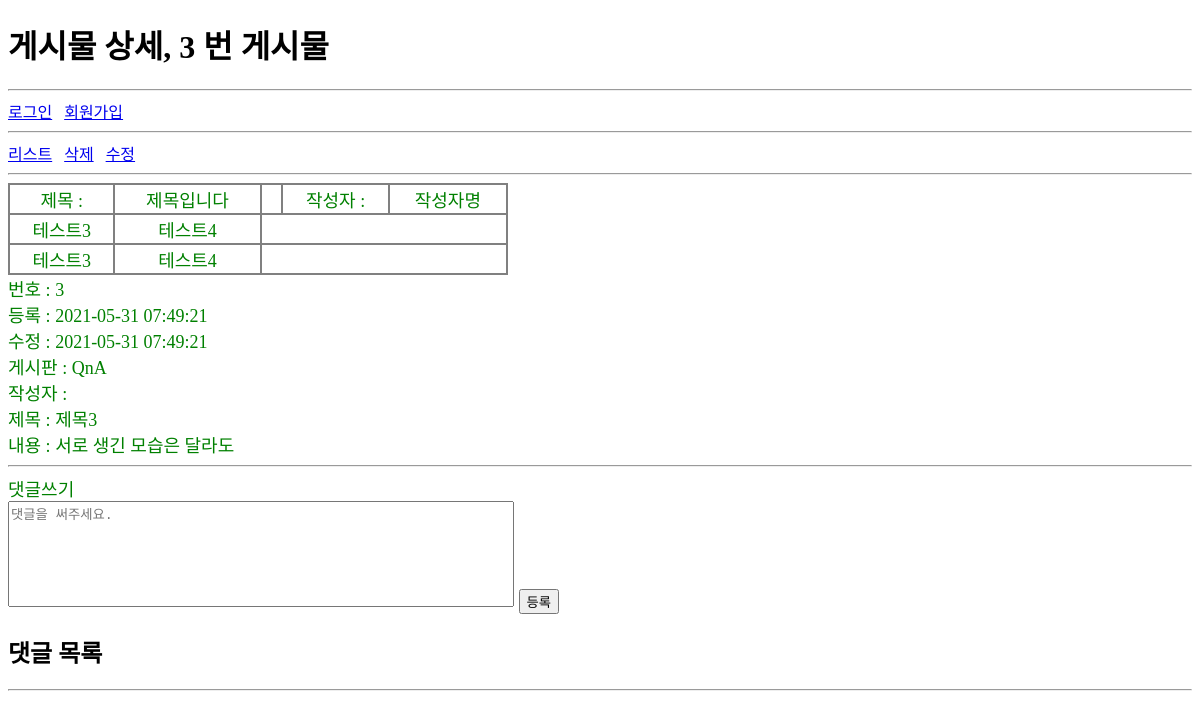
Before: /usr/article/detail.php?id=3 with the older database file.
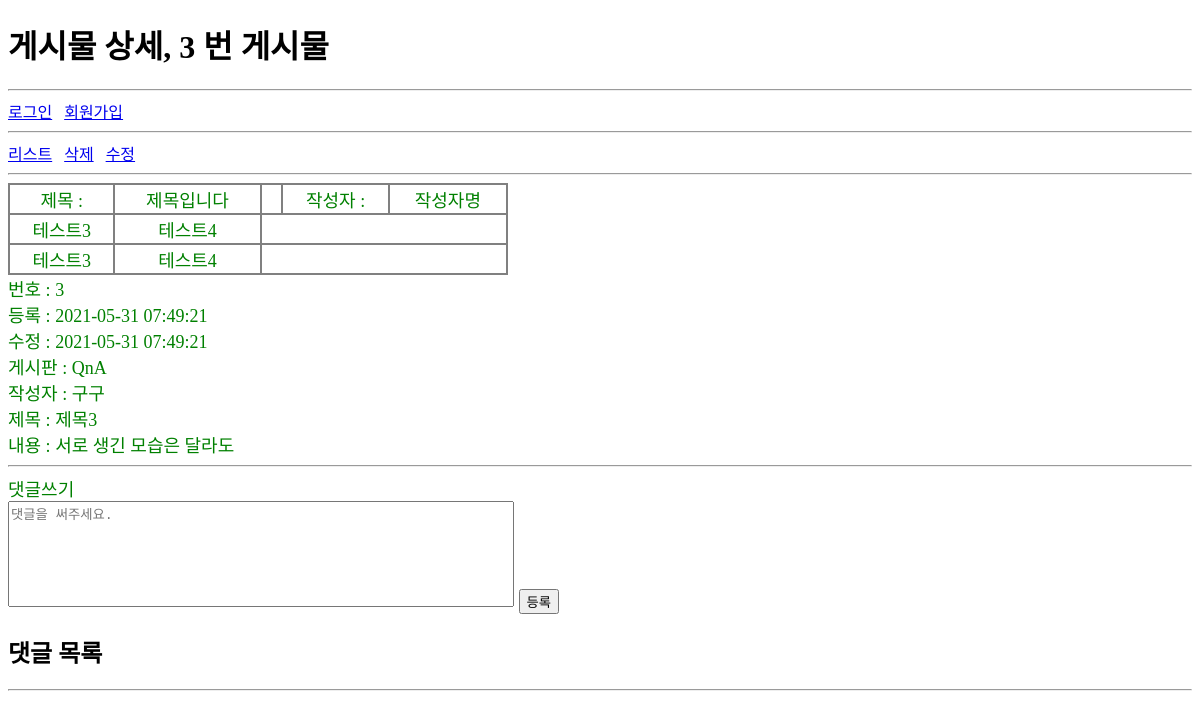
After: the same page with the newer database file.
### tables this page shows
CREATE TABLE article(
  id INT(10) UNSIGNED NOT NULL PRIMARY KEY AUTO_INCREMENT,
  memberId INT(10) UNSIGNED NOT NULL,
  boardId INT(10) UNSIGNED NOT NULL,
  regDate DATETIME NOT NULL,
  updateDate DATETIME NOT NULL,
  title VARCHAR(20) NOT NULL,
  `body` TEXT NOT NULL
);

CREATE TABLE board(
  id INT(10) UNSIGNED NOT NULL PRIMARY KEY AUTO_INCREMENT,
  regDate DATETIME NOT NULL,
  updateDate DATETIME NOT NULL,
  `name` VARCHAR(20) NOT NULL,
  `code` VARCHAR(20) NOT NULL
);

CREATE TABLE `member`(
  id INT(10) UNSIGNED NOT NULL PRIMARY KEY AUTO_INCREMENT,
  regDate DATETIME NOT NULL,
  updateDate DATETIME NOT NULL,
  loginId VARCHAR(20) NOT NULL,
  loginPw VARCHAR(100) NOT NULL,
  `name` VARCHAR(20) NOT NULL,
  nickName VARCHAR(20) NOT NULL,
  email VARCHAR(100) NOT NULL,
  delStatus BOOLEAN NOT NULL
);

### usr/article/detail.php (the view, shortened to what this page needs)
<?php
require_once $_SERVER['DOCUMENT_ROOT'] . '/webInit.php';
$id = intval($_GET['id']);
$sql = "
SELECT *
FROM article AS A
WHERE A.id = '$id'
";
$rs = mysqli_query($dbConn, $sql);
$article = mysqli_fetch_assoc($rs);
$sqlBoard = "
SELECT *
FROM board AS B
WHERE B.id = '${article['boardId']}'
";
$rsBoard = mysqli_query($dbConn, $sqlBoard);
$board = mysqli_fetch_assoc($rsBoard);
$sqlMember = "
SELECT *
FROM `member` AS M
WHERE M.id = '${article['memberId']}'
";
$rsMember = mysqli_query($dbConn, $sqlMember);
$member = mysqli_fetch_assoc($rsMember);
?>
<?php
$pageTitle = "게시물 상세, $id 번 게시물";
?>
<?php require_once __DIR__ . "/../head.php"; ?>
  <section>
    <a href="list.php">리스트</a>&ensp;
    <a onclick="if( confirm('정말 삭제하시겠습니까?') == false )return false;" href="doDelete.php?id=<?=$id?>">삭제</a>&ensp;
    <a href="modify.php?id=<?=$id?>">수정</a>
  </section>
  <hr>
  <div>
    <table>
      <tr>
        <td>제목 : </td>
        <td>제목입니다</td>
        <td>&ensp;</td>
        <td>작성자 : </td>
        <td>작성자명</td>
      </tr>
      <tr>
        <td>테스트3</td>
        <td>테스트4</td>
      </tr>
      <tr>
        <td>테스트3</td>
        <td>테스트4</td>
      </tr>
    </table>
    번호 : <?=$article['id']?><br>
    등록 : <?=$article['regDate']?><br>
    수정 : <?=$article['updateDate']?><br>
    게시판 : <?=$board['name']?><br>
    작성자 : <?=$member['nickName']?><br>
    제목 : <?=$article['title']?><br>
    내용 : <?=$article['body']?>
  </div>
  <hr>
  <div>
    <span>댓글쓰기</span><br>
    <form action="../reply/doWrite.php">
      <textarea placeholder="댓글을 써주세요." name="body"></textarea>
      <input type="submit" value="등록">
    </form>
  </div>
  <h2>댓글 목록</h2>
  <hr>
<?php require_once __DIR__ . "/../foot.php"; ?>

### usr/head.php (shortened to what this page needs)
<!DOCTYPE html>
<html lang="en">
<head>
  <link rel="stylesheet" href="/common.css">
</head>
<body>
  <h1><?=$pageTitle?></h1>
  <hr>
  <?php if( !isset($_SESSION['loginedMemberId']) ){ ?>
    <a href="../member/login.php">로그인</a>&ensp;
    <a href="../member/join.php">회원가입</a>
    <hr>
  <?php }?>

### common.css (style rules this page uses)
div { font-size: 18px; color: green ; }
table { border: 2px solid gray ; border-collapse: collapse; text-align: center; width:500px; }
th, tr, td { border: 2px solid gray ; }
textarea { width:500px; height:100px; resize:none; }

Changed rows visible on the page:
added member: nickName "구구"
